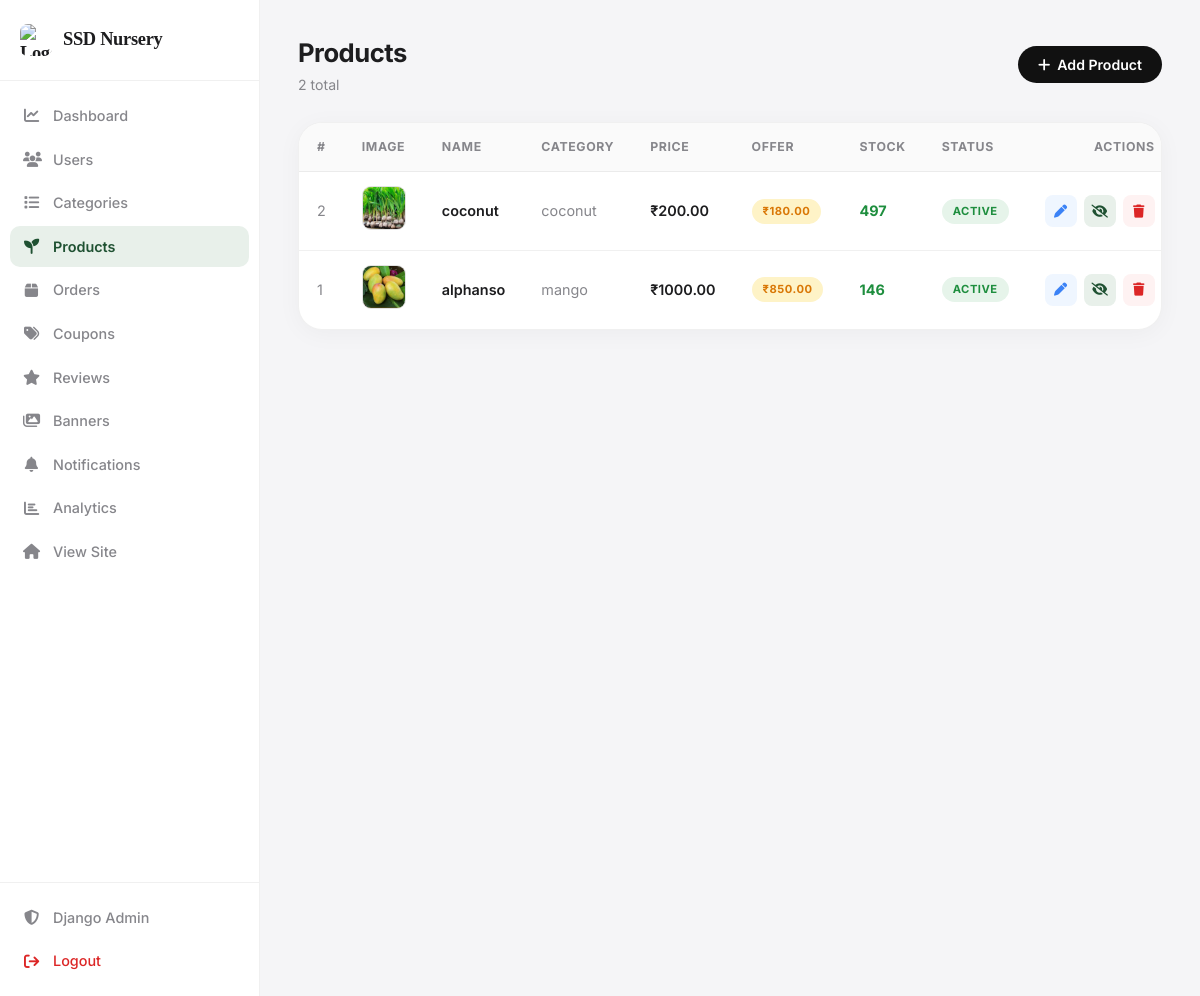
The page /dashboard/products/ (signed in) on the database as committed earlier.
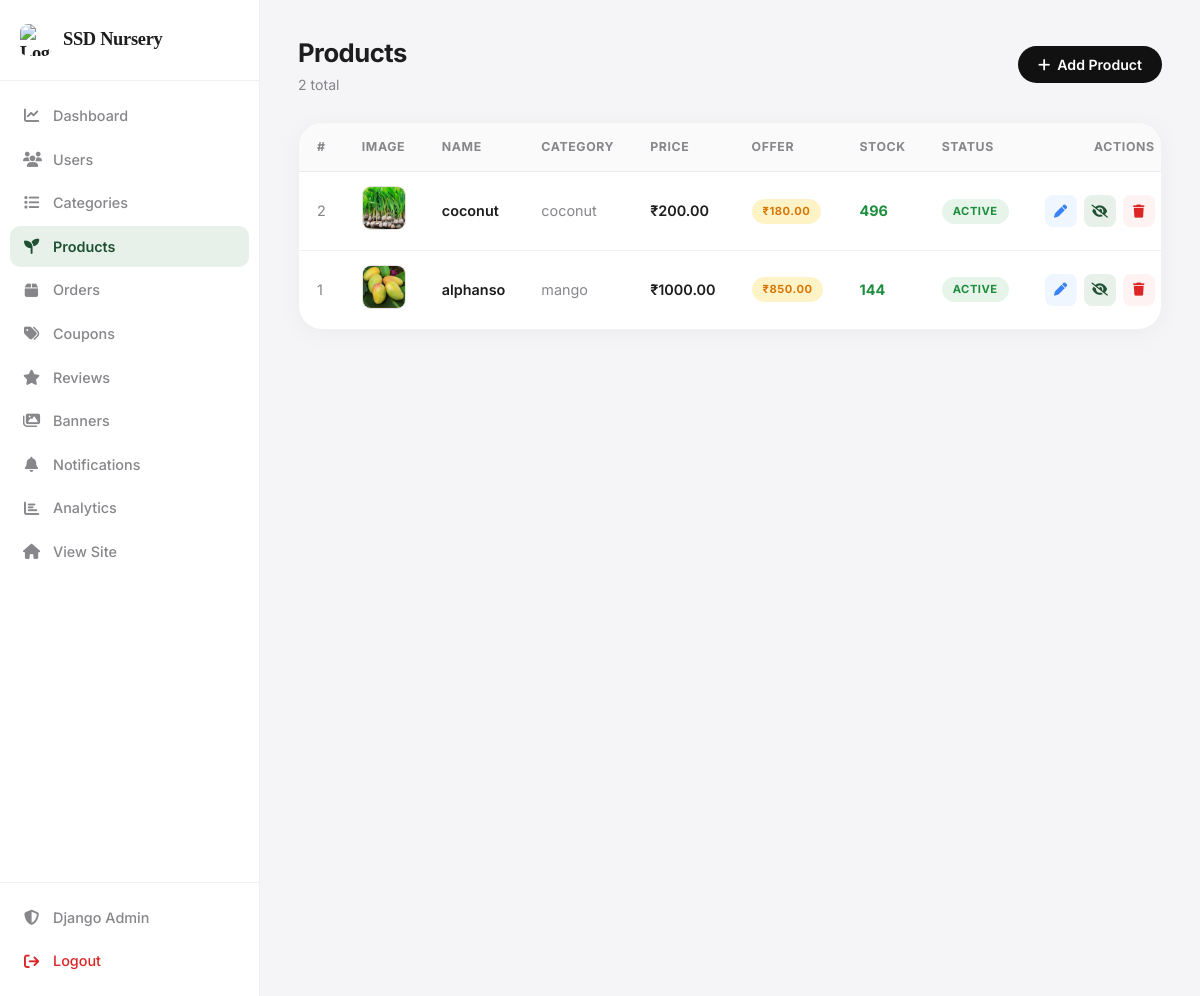
The same page on the database as committed later.
### web/models.py (models this page shows, shortened)
class Product(models.Model):
    category    = models.ForeignKey(
        Category, on_delete=models.CASCADE, related_name="products"
    )
    name        = models.CharField(max_length=200)
    slug        = models.SlugField(max_length=220, unique=True, blank=True)
    description = models.TextField(blank=True)
    care_guide  = models.TextField(blank=True)
    sunlight    = models.CharField(max_length=100, blank=True)
    watering    = models.CharField(max_length=100, blank=True)
    price       = models.DecimalField(max_digits=10, decimal_places=2)
    offer_price = models.DecimalField(max_digits=10, decimal_places=2, blank=True, null=True)
    stock       = models.PositiveIntegerField(default=0)
    image       = models.ImageField(upload_to="products/", blank=True, null=True)
    featured    = models.BooleanField(default=False)
    is_active   = models.BooleanField(default=True)
    created_at  = models.DateTimeField(auto_now_add=True)
    class Meta:
        ordering = ["-created_at"]

class Category(models.Model):
    name        = models.CharField(max_length=100, unique=True)
    slug        = models.SlugField(max_length=120, unique=True, blank=True)
    description = models.TextField(blank=True)
    image       = models.ImageField(upload_to="categories/", blank=True, null=True)
    is_active   = models.BooleanField(default=True)
    created_at  = models.DateTimeField(auto_now_add=True)
    class Meta:
        verbose_name_plural = "Categories"
        ordering = ["name"]

### web/views.py (the view)
    def wrapper(request, *args, **kwargs):
        if not request.user.is_authenticated or not request.user.is_superuser:
            return redirect("/")
        return func(request, *args, **kwargs)

### web/context_processors.py (called while the page is built)
def user_profile(request):
    notifications = Notification.objects.filter(is_active=True).order_by("-id")[:5]
    return {"notifications": notifications}

def cart_count(request):
    count = 0
    if request.user.is_authenticated:
        count = sum(
            i.quantity
            for i in CartItem.objects.filter(user=request.user)
        )
    return {
        "cart_count": count
    }

### web/views.py (called while the page is built)
def _admin_required(func):
    def wrapper(request, *args, **kwargs):
        if not request.user.is_authenticated or not request.user.is_superuser:
            return redirect("/")
        return func(request, *args, **kwargs)
    wrapper.__name__ = func.__name__
    return wrapper

@login_required
@_admin_required
def product_list(request):
    return render(request, "web/admin/products.html", {
        "products":   Product.objects.select_related("category").order_by("-id"),
        "categories": Category.objects.filter(is_active=True),
    })

### web/templates/web/admin/products.html (shortened to what this page needs)
{% load static %}
<!DOCTYPE html><html lang="en"><head><meta charset="UTF-8"><meta name="viewport" content="width=device-width,initial-scale=1.0">
<link rel="stylesheet" href="https://cdnjs.cloudflare.com/ajax/libs/font-awesome/6.5.2/css/all.min.css">
<link rel="stylesheet" href="{% static 'css/admin.css' %}"></head><body>
<div class="admin-layout"><div class="sidebar-overlay" id="sidebarOverlay"></div>{% include "web/admin/_sidebar.html" %}
<main class="main-content">
<header class="top-header"><div class="header-left"><button class="mobile-toggle" id="openSidebar"></button><div><h1 class="page-title">Products</h1><p class="page-subtitle">{{ products.count }} total</p></div></div><button class="btn-primary" data-modal-open="addProductModal"><i class="fa-solid fa-plus"></i> Add Product</button></header>
<div class="data-card"><div class="table-responsive"><table><thead><tr><th>#</th><th>Image</th><th>Name</th><th>Category</th><th>Price</th><th>Offer</th><th>Stock</th><th>Status</th><th style="text-align:right">Actions</th></tr></thead><tbody>
{% for p in products %}
<tr><td style="color:var(--text-secondary)">{{ p.id }}</td>
<td>{% if p.image %}<img src="{{ p.image.url }}" class="thumb">{% else %}<div class="thumb-placeholder"><i class="fa-solid fa-seedling"></i></div>{% endif %}</td>
<td style="font-weight:600;max-width:160px;overflow:hidden;text-overflow:ellipsis;white-space:nowrap;">{{ p.name }}</td>
<td style="color:var(--text-secondary)">{{ p.category.name }}</td>
<td style="font-weight:600">₹{{ p.price }}</td>
<td>{% if p.offer_price %}<span class="badge badge-sale">₹{{ p.offer_price }}</span>{% else %}<span style="color:var(--text-secondary)">—</span>{% endif %}</td>
<td>{% if p.stock == 0 %}<span style="color:var(--danger);font-weight:700">0</span>{% elif p.stock < 5 %}<span style="color:var(--warn);font-weight:700">{{ p.stock }}</span>{% else %}<span style="color:var(--success);font-weight:700">{{ p.stock }}</span>{% endif %}</td>
<td>{% if p.is_active %}<span class="badge badge-active">Active</span>{% else %}<span class="badge badge-disabled">Hidden</span>{% endif %}</td>
<td><div class="action-group">
<button class="btn-icon btn-icon-edit" title="Edit" onclick="openEditModal('editProductModal',{name:'{{ p.name|escapejs }}',price:'{{ p.price }}',offer_price:'{{ p.offer_price|default:'' }}',stock:'{{ p.stock }}',description:'{{ p.description|escapejs }}',care_guide:'{{ p.care_guide|escapejs }}'});document.getElementById('editProductForm').action='{% url "edit_product" p.id %}';document.getElementById('editCatSel').value='{{ p.category.id }}'"><i class="fa-solid fa-pen"></i></button>
<a href="{% url 'toggle_product' p.id %}" class="btn-icon btn-icon-toggle" title="Toggle"><i class="fa-solid fa-{% if p.is_active %}eye-slash{% else %}eye{% endif %}"></i></a>
<a href="{% url 'delete_product' p.id %}" class="btn-icon btn-icon-danger" data-confirm="Delete '{{ p.name }}'?"><i class="fa-solid fa-trash"></i></a>
</div></td></tr>
{% empty %}<tr class="empty-row"><td colspan="9"><i class="fa-solid fa-seedling"></i><br>No products yet</td></tr>{% endfor %}
</tbody></table></div></div>
</main></div>
<script src="{% static 'js/admin.js' %}"></script></body></html>

Rows that differ between the two databases and show on the page:
changed Product "coconut": stock "497" → "496"
changed Product "alphanso": stock "146" → "144"
